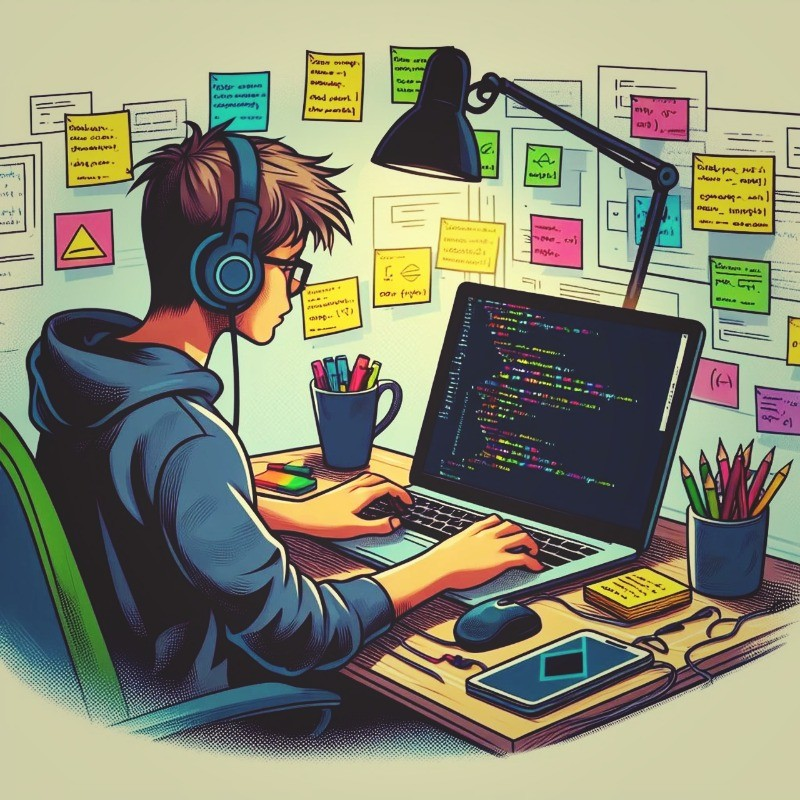
#> input picture 03_Basic_image_Drawing_Techniques/baby.jpeg, 800 x 800 px, found by its file name
$ python text.py
#> lines starting #> are read from the running program, lines starting #| are printed output that depends on the picture; after the words box and inside, x2 and y2 are one past the last pixel; in counts of white or black regions, pixels touching at a corner belong together
import cv2 as cv

image = cv.imread('03_Basic_image_Drawing_Techniques/baby.jpeg')
#> image is the input picture: shape (800, 800, 3); mean B, G, R 114.4, 136.1, 135.2

if image is None:
    print('Image Not found')

else:
    print('Image Loaded Successfully')
    w , h = image.shape[:2]
#> w = 800; h = 800

    cv.putText(image, 'Hello! I am a Programmer', (w//3,h//2),
               cv.FONT_HERSHEY_SIMPLEX, 1.2, (255,255,300), 5 )
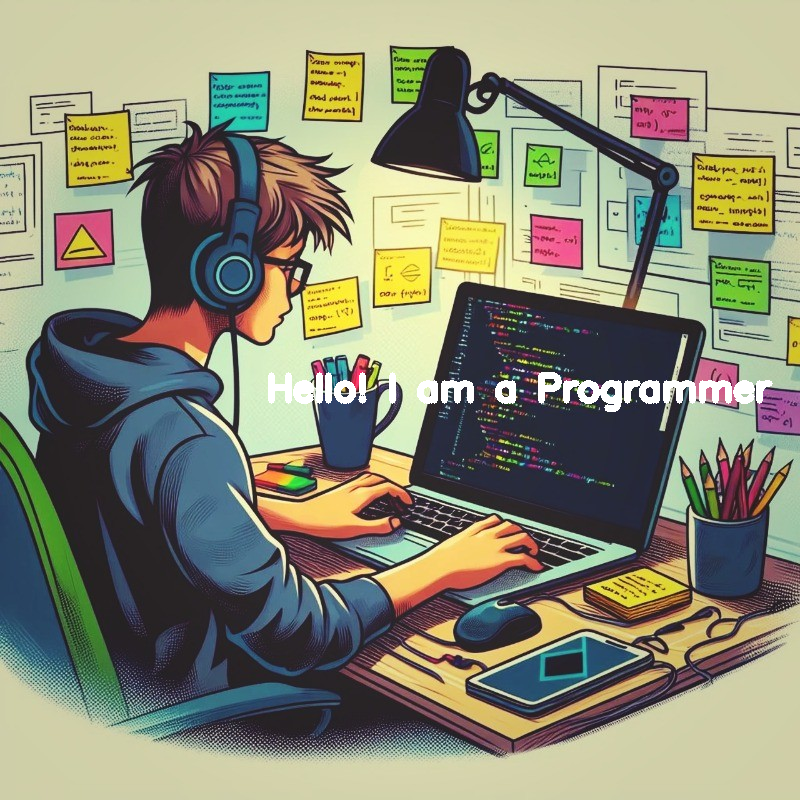
#> image: shape (800, 800, 3); 1.11% of pixels changed, all inside (x1, y1, x2, y2) = (268, 372, 773, 412)

    cv.imshow('Image', image)
    cv.waitKey(0)
    cv.destroyAllWindows()
